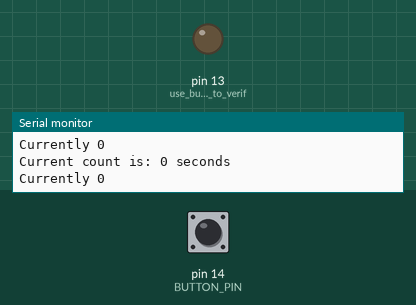
Bench run of a sketch on a simulated Arduino Uno, built with avr-gcc and run on an emulated ATmega328P. Shown: output pins drawn as LEDs (lit = HIGH), the last lines printed to the serial monitor. The inputs (shaded band) are chosen by the test bench; at power-on: pin 14 (BUTTON_PIN) HIGH.

Above: at 1.2 s.
1.3 s: pin 14 (BUTTON_PIN) pulled LOW for 1 s
At 2.1 s:
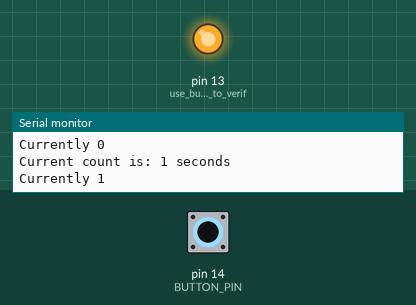
3.8 s: pin 14 (BUTTON_PIN) pulled LOW for 3.2 s
At 8.0 s:
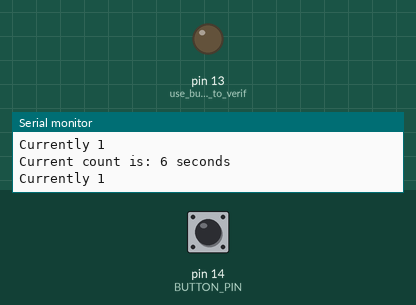
Timing chart, 0 to 9.5 s (numbered marks = the images above; inputs shaded):
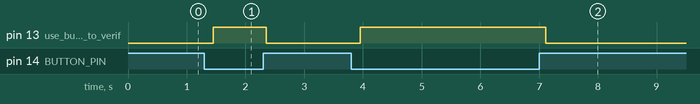

Measured:
- after the input at 1.3 s, pin 13 (use_built_in_LED_to_verif): LOW → HIGH after 0.15 s, → LOW 0.90 s later
- after the input at 3.8 s, pin 13 (use_built_in_LED_to_verif): LOW → HIGH after 0.15 s, → LOW 3.2 s later

The sketch:

Challenge2Stopwatch.ino
```cpp
//var for num of seconds
int counter = 0;
//previous state of button
int prevState = LOW;
//is stopwatch paused or counting
bool counting = false;
//button GPIO pin
const int BUTTON_PIN = 14;
//initial times
unsigned long before_print_time = millis();
unsigned long before_count_time = millis();

void setup() {
  pinMode(BUTTON_PIN, INPUT); //set up button
  Serial.begin(9600); //begin serial stream
  pinMode(LED_BUILTIN, OUTPUT); //use built in LED to verify button presses
}

void loop() {
  //current time in loop
  unsigned long now_time = millis();
  //if button pushed, toggle counting on
  if(prevState = HIGH && digitalRead(BUTTON_PIN) == LOW)
  {
    counting = !counting; // use button to toggle counting
    delay(150); //debounce
  }
  if(now_time-before_print_time >= 100)
  {
    // Print counter time and verify counting state
    Serial.print("Current count is: ");
    Serial.print(counter);
    Serial.println(" seconds");
    Serial.print("Currently ");
    Serial.println(counting); // 1 = counting, 0 = not countings
    before_print_time = now_time; // update old time
  }
  if(counting) // if stopwatch is running
  {
    if(now_time-before_count_time >= 1000) //if a second has passed
    {
      counter++; // increment the counter
      before_count_time = now_time; // update the old time
    }
  }

  //activate built in LED for troubleshooting (from tutorial 2)
  // if the button is pushed down, turn on the LED
     if (digitalRead(BUTTON_PIN) == LOW) {
          digitalWrite(LED_BUILTIN, HIGH);
     }
     // if the button isn't pushed down, turn the LED off
     else {
          digitalWrite(LED_BUILTIN, LOW); // turn the LED off
     }

  //record previous state of button
  prevState = digitalRead(BUTTON_PIN);
}
```
